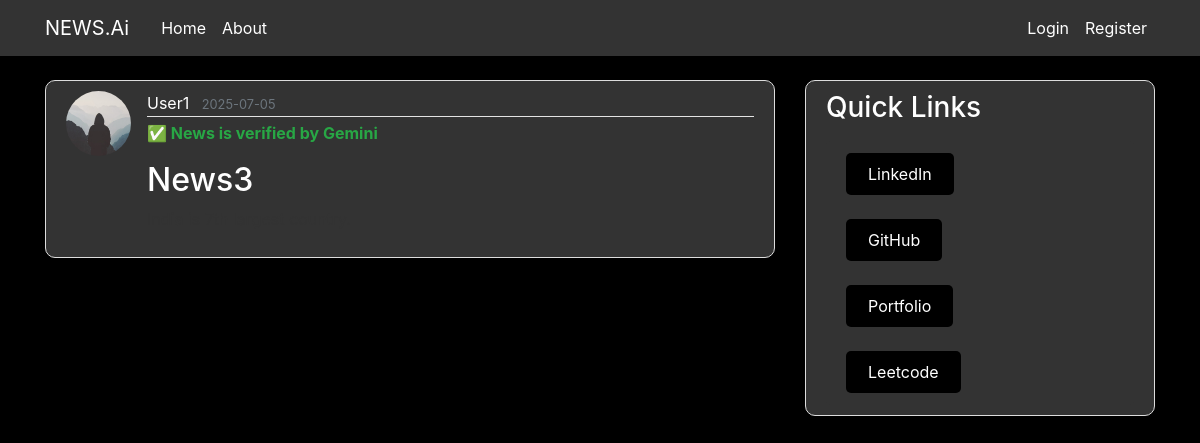
Screenshot of /post/3 with the database file from the repository.
### flaskblog/models.py (models this page shows, shortened)
class User(db.Model, UserMixin):
    id = db.Column(db.Integer, primary_key=True)
    username = db.Column(db.String(20), unique=True, nullable=False)
    email = db.Column(db.String(120), unique=True, nullable=False)
    image_file = db.Column(db.String(20), nullable=False, default='default.jpg')
    password = db.Column(db.String(60), nullable=False)
    posts = db.relationship('Post', backref='author', lazy=True)
    liked_posts = db.relationship(
        'Post',
        secondary=likes,
        backref=db.backref('liked_by', lazy='dynamic'),
        lazy='dynamic'
    )
    reported_posts = db.relationship(
        'Post',
        secondary=reports,
        backref=db.backref('reported_by', lazy='dynamic'),
        lazy='dynamic'
    )

class Post(db.Model):
    id = db.Column(db.Integer, primary_key=True)
    title = db.Column(db.String(100), nullable=False)
    date_posted = db.Column(db.DateTime, nullable=False, default=datetime.utcnow)
    content = db.Column(db.Text, nullable=False)
    user_id = db.Column(db.Integer, db.ForeignKey('user.id'), nullable=False)
    gemini_verified = db.Column(db.Boolean, nullable=True)  # None = not checked yet

### flaskblog/routes.py (the view)
@app.route("/post/<int:post_id>")
def post(post_id):
    post = Post.query.get_or_404(post_id)
    return render_template('post.html', title=post.title, post=post)

### flaskblog/templates/post.html (shortened to what this page needs)
{% extends "layout.html" %}
{% block content %}
  <article class="media content-section">
    <img class="rounded-circle article-img" src="{{ url_for('static', filename='profile_pic/' + post.author.image_file) }}">
    <div class="media-body">
      <div class="article-metadata">
        <a class="mr-2" href="{{url_for('user_posts',username=post.author.username)}}">{{ post.author.username }}</a>
        <small class="text-muted">{{ post.date_posted.strftime('%Y-%m-%d') }}</small>
      </div>
      {% if post.gemini_verified == True %}
        <p class="text-success"><strong>✅ News is verified by Gemini</strong></p>
      {% elif post.gemini_verified == False %}
        <p class="text-danger"><strong>⚠️ Gemini suggested this as fake</strong></p>
      {% endif %}
      <h2 class="article-title">{{ post.title }}</h2>
      <p class="article-content">{{ post.content }}</p>
    </div>
  </article>
{% endblock content %}

### flaskblog/static/main.css (style rules this page uses)
body { background: #fafafa; color: #333333; margin-top: 5rem; }
h1, h2, h3, h4, h5, h6 { color: #444444; }
.content-section { background: #ffffff; padding: 10px 20px; border: 1px solid #dddddd; border-radius: 3px; margin-bottom: 20px; }
.article-title { color: white; }
.article-content { white-space: pre-line; }
.article-img { height: 65px; width: 65px; margin-right: 16px; }
.article-metadata { padding-bottom: 1px; margin-bottom: 4px; border-bottom: 1px solid #e3e3e3 }
.content-section { border-radius: 10px; background-color: #333; }

### flaskblog/templates/layout.html (style rules this page uses)
label, .form-control, .form-check-label, .form-check-input, .btn, small, a { color: white !important; }

### rows the page displays
User: image_file (placeholder picture), author.username "User1"
Post: date_posted "2025-07-05", title "News3"
